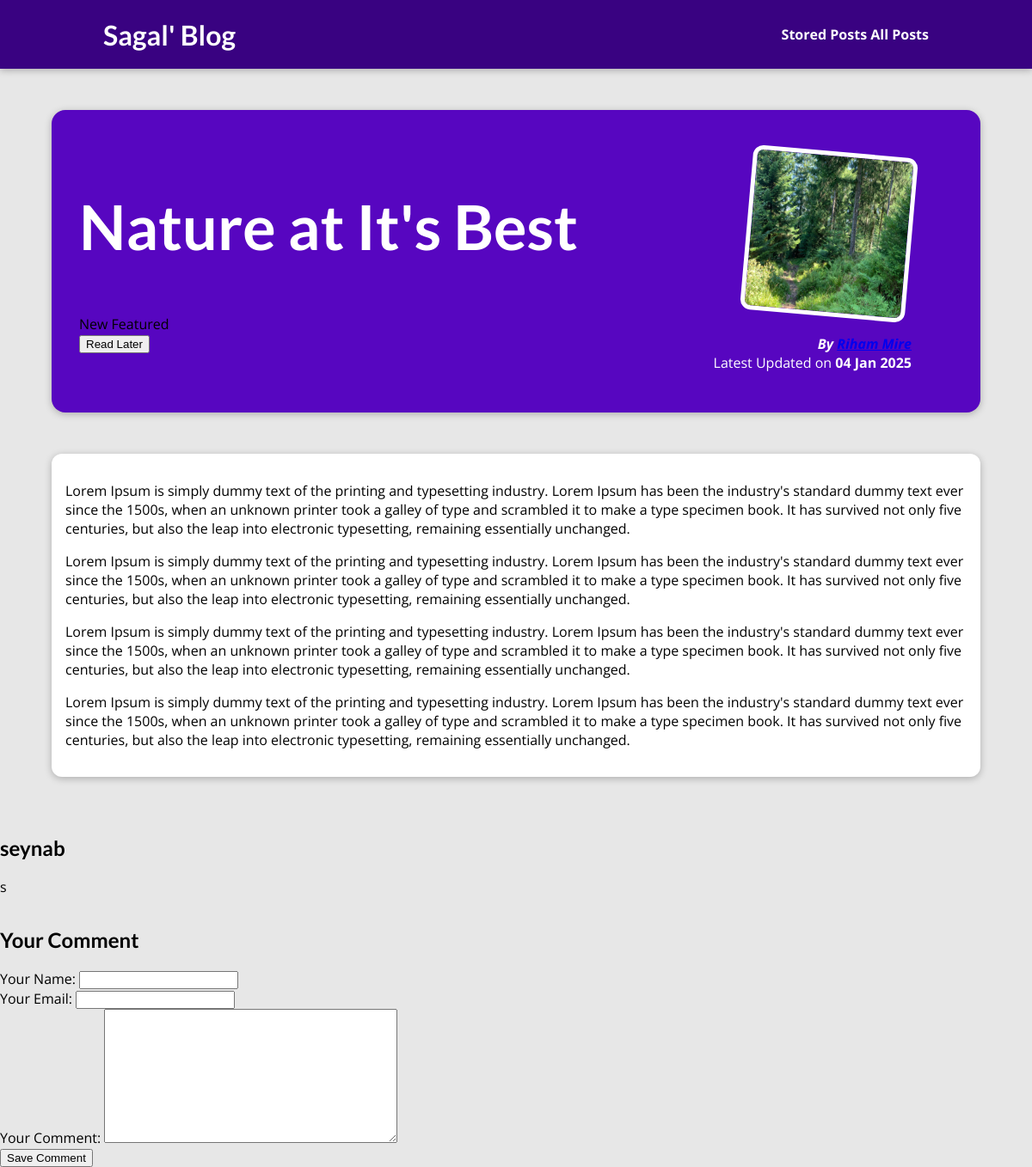
The page /posts/nature-at-its-best on the database its author committed.
### blog/models.py (models this page shows, shortened)
class Post(models.Model):
    title = models.CharField( max_length=150)
    excerpt = models.CharField(max_length=200)
    image = models.ImageField(upload_to="posts", null=True)
    date = models.DateField(auto_now=True)
    slug = models.CharField(unique=True, db_index=True, max_length= 100)
    content = models.TextField(validators=[MinLengthValidator(10)])
    author = models.ForeignKey(Author, on_delete=models.SET_NULL, null=True, related_name="posts")
    tags = models.ManyToManyField(Tag)

class Tag(models.Model):
    caption = models.CharField(max_length=20)

class Author(models.Model):
    fisrt_name = models.CharField(max_length=50)
    last_name = models.CharField(max_length=50)
    email_address = models.EmailField()
    def full_name(self):
        return f"{self.fisrt_name} {self.last_name}"
    def __str__(self):
        return self.full_name()

class Comment(models.Model):
    user_name =  models.CharField(max_length=120)
    user_email = models.EmailField()
    text = models.TextField(max_length=300)
    post = models.ForeignKey(Post, on_delete= models.CASCADE, related_name="comments")

### blog/views.py (the view, shortened to what this page needs)
# urls.py: path('posts/<slug:slug>', views.SinglePostView.as_view(), name="posts-detail-page"),
class SinglePostView(View):
    def is_stored_posts(self, request, post_id):
         stored_posts = request.session.get("stored_posts")
         if stored_posts is not None:
            is_saved_for_later = post_id in stored_posts
         else:
            is_saved_for_later = False
         return is_saved_for_later
    def get(self, request, slug):
        post =Post.objects.get(slug=slug)
        context = {
            "post":post,
            "post_tags":post.tags.all(),
            "comment_form": CommentForm(),
            "comments": post.comments.all().order_by("-id"),
            "saved_for_later": self.is_stored_posts(request, post.id)
        }
        return render(request, "blog/post-detail.html",context)

### blog/forms.py
class CommentForm(forms.ModelForm):
    class Meta:
        model = Comment
        exclude = ["post"]
        labels ={
            "user_name": "Your Name",
            "user_email": "Your Email",
            "text": "Your Comment"
        }

### blog/templates/blog/post-detail.html (shortened to what this page needs)
{% extends "base.html" %}
{% load static %}
{% block css_files %}
<link rel="stylesheet" href="{% static "blog/post.css" %}">
<link rel="stylesheet" href="{% static "blog/all-posts.css" %}">
<link rel="stylesheet" href="{% static "blog/post-detail.css" %}">
{% endblock  %}
{% block content %}
    <section id="summary">
        <h2>{{post.title}}</h2>
        <div>
         {% for  tag in post_tags %}
            <span class="tag">{{ tag.caption }}</span>
         {% endfor %}
        </div>
        <div id="read-later">
            <form action="{% url "read-later" %}" method="POST">
                <button>
                    {% if saved_for_later %}
                        Remove from "Read Later" List
                    {% else %}
                        Read Later
                    {% endif %}
                </button>
            </form>
        </div>
        <article>
            <img src="{{ post.image.url }}"  alt="{{post.title}}" />
            <address>By <a href="mailto:{{ post.author.email_address }}">{{post.author}}</a></address>
            <div>Latest Updated on <time>{{post.date|date:"d M Y"}}</time></div>
        </article>
    </section>
    <main>
        <p>{{post.content|linebreaks}}</p>
    </main>
    <section id="comments">
        <ul>
            {% for comment in comments  %}
                <li>
                    <h2>{{ comment.user_name }}</h2>
                    <p>{{ comment.text | linebreaks }}</p>
                </li>
            {% endfor %}
        </ul>
    </section>
    <section id="comment_form">
        <h2>Your Comment</h2>
        <form action="{% url "posts-detail-page" post.slug %}"  method="POST">
            {% for form_field in comment_form %}
                <div class="form_control {% if form_field.errors %}invalid{% endif %}">
                    {{ form_field.label_tag }}
                    {{ form_field }}
                </div>
            {% endfor %}
                <button>Save Comment</button>
        </form>
    </section>
{% endblock %}

### static/app.css (style rules this page uses)
* { box-sizing: border-box; }
html { font-family: 'Open Sans', 'Lato', sans-serif; }
body { margin: 0; }
h1, h2, h3 { font-family: 'Lato', sans-serif; font-weight: bold; }

### blog/static/blog/post-detail.css (style rules this page uses)
body { background-color: #e7e7e7; }
#summary { margin: 8rem auto 3rem auto; padding: 2rem; width: 90%; max-width: 90rem; border-radius: 16px; background-color: #5706c0; position: relative; box-shadow: 0 2px 8px rgba(0, 0, 0, 0.25); height: 22rem; }
#summary h2 { color: white; font-size: 4.5rem; }
#summary article { position: absolute; top: 2rem; right: 3rem; padding: 1rem 2rem; border-radius: 12px; text-align: right; color: white; }
#summary article img { width: 12rem; height: 12rem; border-radius: 12px; transform: rotateZ(5deg); border: 5px solid white; margin-bottom: 1rem; }
#summary address { font-weight: bold; }
#summary time { font-weight: bold; }
main { width: 90%; max-width: 90rem; margin: 3rem auto; background-color: white; padding: 1rem; border-radius: 12px; box-shadow: 0 2px 8px rgba(0, 0, 0, 0.25); }

### blog/static/blog/all-posts.css (style rules this page uses)
body { background-color: #e7e7e7; }
ul { list-style: none; margin: 0; padding: 0; display: grid; grid-template-columns: repeat(auto-fill, minmax(17rem, 1fr)); gap: 1.5rem; }

### rows shown on the page
Post: title "Nature at It's Best", image (picture), author "Riham Mire", date "04 Jan 2025", content "Lorem Ipsum is simply dummy text of the printing and typesetting industry. Lorem Ipsum has been the industry's standard dummy text ever since the 1500s, when an unknown printer took a galley of type and scrambled it to make a type specimen book. It has survived not only five centuries, but also the leap into electronic typesetting, remaining essentially unchanged. Lorem Ipsum is simply dummy text of the printing and typesetting industry. Lorem Ipsum has been the industry's standard dummy text ever since the 1500s, when an unknown printer took a galley of type and scrambled it to make a type specimen book. It has survived not only five centuries, but also the leap into electronic…"
Tag: caption "New"
Tag: caption "Featured"
Comment: user_name "seynab", text "s"
